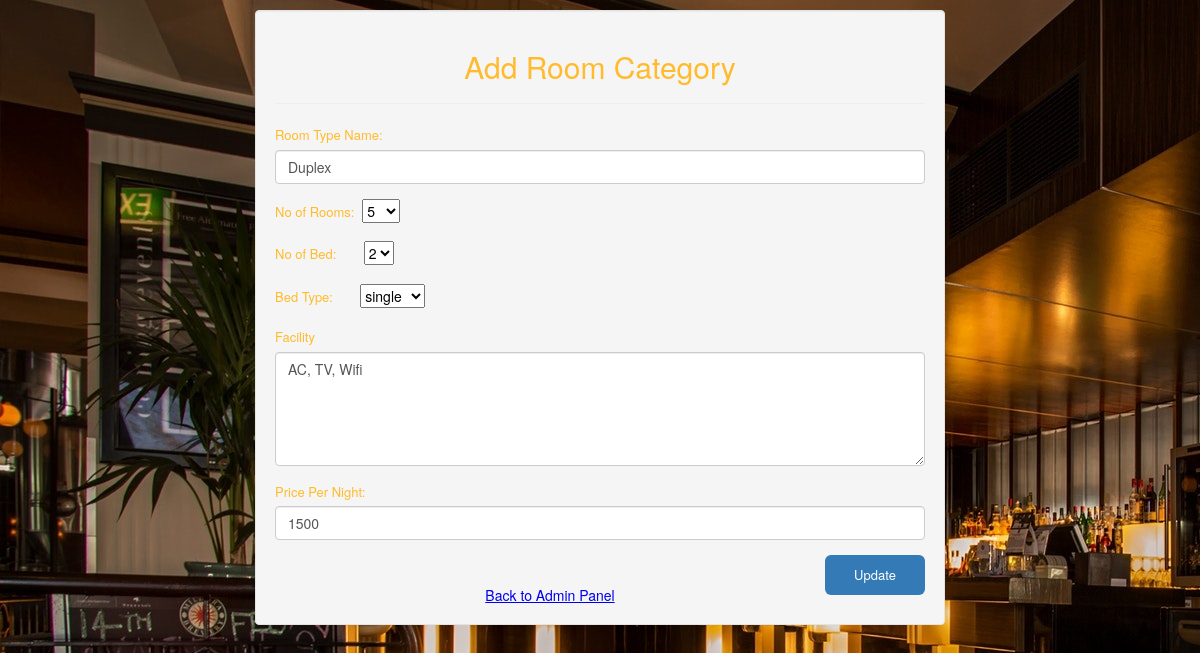
Page /admin/edit_room_cat.php?roomname=Duplex on the earlier database version.
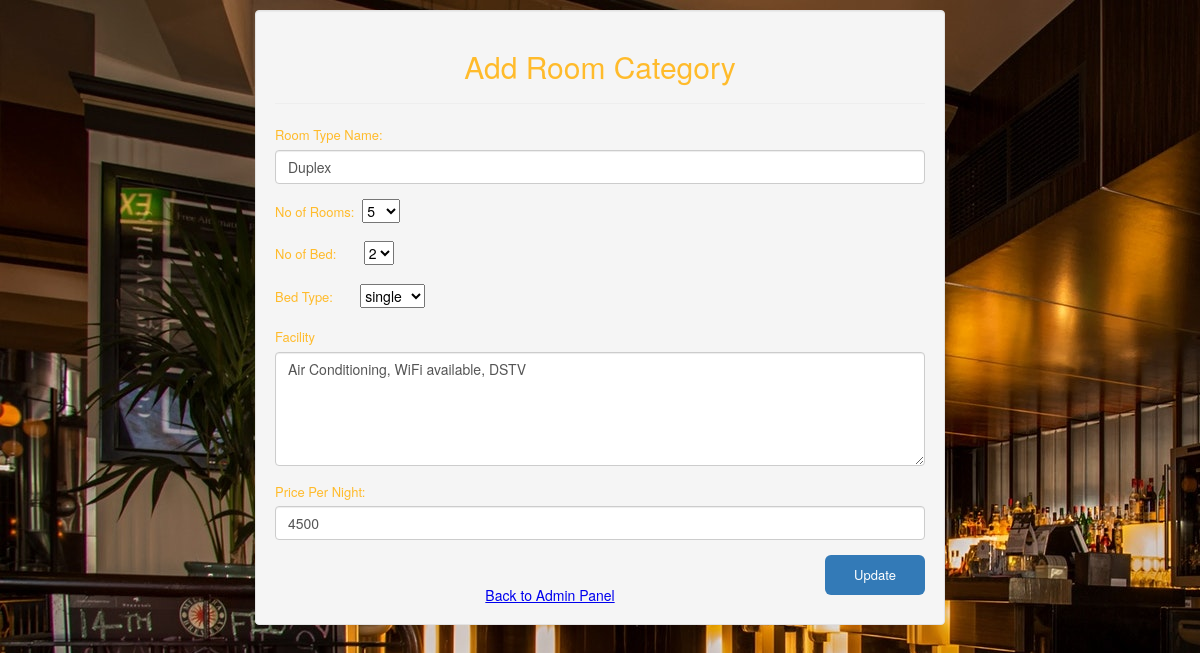
Same page on the later database version.
### tables this page shows
CREATE TABLE IF NOT EXISTS `room_category` (
  `roomname` text NOT NULL,
  `room_qnty` int NOT NULL,
  `available` int NOT NULL,
  `booked` int NOT NULL,
  `no_bed` int NOT NULL,
  `bedtype` text NOT NULL,
  `facility` text NOT NULL,
  `price` float NOT NULL,
  PRIMARY KEY (`roomname`(100))
);

### admin/include/class.user.php (called while the page is built, shortened)
<?php
        class user
        {
            public function __construct()
            {
                $this->db=new mysqli(DB_SERVER,DB_USERNAME,DB_PASSWORD,'hotel');
            }
        }
?>

### admin/edit_room_cat.php (the view, shortened to what this page needs)
<?php
include_once 'include/class.user.php';
$user=new User();
$room_cat=$_GET['roomname'];
$sql="SELECT * FROM room_category WHERE roomname='$room_cat'";
$query=mysqli_query($user->db, $sql);
$row = mysqli_fetch_array($query);
?>
<!DOCTYPE html>
<html lang="en">
<head>
    <link rel="stylesheet" href="css/reg.css" type="text/css">
</head>
<body>
    <div class="container">
        <div class="well">
            <h2>Add Room Category</h2>
            <hr>
            <form action="" method="post" name="room_category">
                <div class="form-group">
                    <label for="roomname">Room Type Name:</label>
                    <input type="text" class="form-control" name="roomname" value="<?php echo $row['roomname'] ?>" required>
                </div>
                 <div class="form-group">
                    <label for="qty">No of Rooms:</label>&nbsp;
                    <select name="room_qnty">
                    <option value="<?php echo $row['room_qnty'] ?>"><?php echo $row['room_qnty'] ?></option>
                    </select>
                </div>
                <div class="form-group">
                    <label for="bed">No of Bed:</label>&nbsp;&nbsp;&nbsp;&nbsp;&nbsp;&nbsp;
                    <select name="no_bed">
                     <option value="<?php echo $row['no_bed'] ?>"><?php echo $row['no_bed'] ?></option>
                    </select>
                </div>
                <div class="form-group">
                    <label for="bedtype">Bed Type:</label>&nbsp;&nbsp;&nbsp;&nbsp;&nbsp;&nbsp;
                   <select name="bedtype">
                     <option value="<?php echo $row['bedtype'] ?>"><?php echo $row['bedtype'] ?></option>
                    </select>
                </div>
                <div class="form-group">
                    <label for="Facility">Facility</label>
                    <textarea class="form-control" rows="5" name="facility"><?php echo $row['facility'] ?></textarea>
                </div>
               <div class="form-group">
                    <label for="price">Price Per Night:</label>
                    <input type="text" class="form-control" name="price" value="<?php echo $row['price'] ?>" required>
                </div>
                <button type="submit" class="btn btn-lg btn-primary button" name="submit">Update</button>
               <br>
                <div id="click_here">
                    <a href="../admin.php">Back to Admin Panel</a>
                </div>
            </form>
        </div>
    </div>
</body>
</html>

Differences in the rows shown:
changed room_category "Duplex": facility "AC, TV, Wifi" → "Air Conditioning, WiFi available, DSTV"; price "1500" → "4500"
